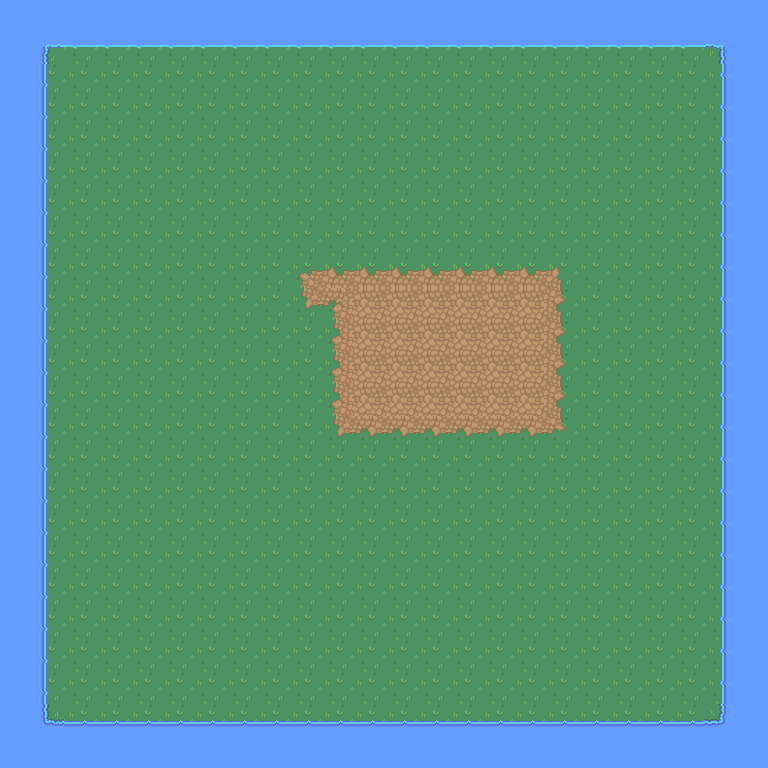

A 2D game scene composited from a Tiled map and its tileset images. What follows is a short description and the map's XML, with every tile layer's data as written:
An orthogonal 24x24 tile map with 32x32 px tiles, 2 tile layers (Tile Layer 1, Tile Layer 2).

<map version="1.10" tiledversion="1.10.2" orientation="orthogonal" renderorder="right-down" width="24" height="24" tilewidth="32" tileheight="32" infinite="0" nextlayerid="3" nextobjectid="1">
 <tileset firstgid="1" source="Nature RPG Tileset.tsx" />
 <layer id="1" name="Tile Layer 1" width="24" height="24">
  <data encoding="csv">
41,41,41,41,41,41,41,41,41,41,41,41,41,41,41,41,41,41,41,41,41,41,41,41,
41,41,41,41,41,41,41,41,41,41,41,41,41,41,41,41,41,41,41,41,41,41,41,41,
41,41,41,41,41,41,41,41,41,41,41,41,41,41,41,41,41,41,41,41,41,41,41,41,
41,41,41,41,41,41,41,41,41,41,41,41,41,41,41,41,41,41,41,41,41,41,41,41,
41,41,41,41,41,41,41,41,41,41,41,41,41,41,41,41,41,41,41,41,41,41,41,41,
41,41,41,41,41,41,41,41,41,41,41,41,41,41,41,41,41,41,41,41,41,41,41,41,
41,41,41,41,41,41,41,41,41,41,41,41,41,41,41,41,41,41,41,41,41,41,41,41,
41,41,41,41,41,41,41,41,41,41,41,41,41,41,41,41,41,41,41,41,41,41,41,41,
41,41,41,41,41,41,41,41,41,41,41,41,41,41,41,41,41,41,41,41,41,41,41,41,
41,41,41,41,41,41,41,41,41,41,41,41,41,41,41,41,41,41,41,41,41,41,41,41,
41,41,41,41,41,41,41,41,41,41,41,41,41,41,41,41,41,41,41,41,41,41,41,41,
41,41,41,41,41,41,41,41,41,41,41,41,41,41,41,41,41,41,41,41,41,41,41,41,
41,41,41,41,41,41,41,41,41,41,41,41,41,41,41,41,41,41,41,41,41,41,41,41,
41,41,41,41,41,41,41,41,41,41,41,41,41,41,41,41,41,41,41,41,41,41,41,41,
41,41,41,41,41,41,41,41,41,41,41,41,41,41,41,41,41,41,41,41,41,41,41,41,
41,41,41,41,41,41,41,41,41,41,41,41,41,41,41,41,41,41,41,41,41,41,41,41,
41,41,41,41,41,41,41,41,41,41,41,41,41,41,41,41,41,41,41,41,41,41,41,41,
41,41,41,41,41,41,41,41,41,41,41,41,41,41,41,41,41,41,41,41,41,41,41,41,
41,41,41,41,41,41,41,41,41,41,41,41,41,41,41,41,41,41,41,41,41,41,41,41,
41,41,41,41,41,41,41,41,41,41,41,41,41,41,41,41,41,41,41,41,41,41,41,41,
41,41,41,41,41,41,41,41,41,41,41,41,41,41,41,41,41,41,41,41,41,41,41,41,
41,41,41,41,41,41,41,41,41,41,41,41,41,41,41,41,41,41,41,41,41,41,41,41,
41,41,41,41,41,41,41,41,41,41,41,41,41,41,41,41,41,41,41,41,41,41,41,41,
41,41,41,41,41,41,41,41,41,41,41,41,41,41,41,41,41,41,41,41,41,41,41,41
</data>
 </layer>
 <layer id="2" name="Tile Layer 2" width="24" height="24">
  <data encoding="csv">
42,42,42,42,42,42,42,42,42,42,42,42,42,42,42,42,42,42,42,42,42,42,42,42,
42,66,172,172,172,172,172,172,172,172,172,172,172,172,172,172,172,172,172,172,172,172,68,42,
42,153,0,0,0,0,0,0,0,0,0,0,0,0,0,0,0,0,0,0,0,0,151,42,
42,153,0,0,0,0,0,0,0,0,0,0,0,0,0,0,0,0,0,0,0,0,151,42,
42,153,0,0,0,0,0,0,0,0,0,0,0,0,0,0,0,0,0,0,0,0,151,42,
42,153,0,0,0,0,0,0,0,0,0,0,0,0,0,0,0,0,0,0,0,0,151,42,
42,153,0,0,0,0,0,0,0,0,0,0,0,0,0,0,0,0,0,0,0,0,151,42,
42,153,0,0,0,0,0,0,0,0,0,0,0,0,0,0,0,0,0,0,0,0,151,42,
42,153,0,0,0,0,0,0,0,126,127,127,127,127,127,127,127,128,0,0,0,0,151,42,
42,153,0,0,0,0,0,0,0,166,130,43,43,43,43,43,43,148,0,0,0,0,151,42,
42,153,0,0,0,0,0,0,0,0,146,43,43,43,43,43,43,148,0,0,0,0,151,42,
42,153,0,0,0,0,0,0,0,0,146,43,43,43,43,43,43,148,0,0,0,0,151,42,
42,153,0,0,0,0,0,0,0,0,146,43,43,43,43,43,43,148,0,0,0,0,151,42,
42,153,0,0,0,0,0,0,0,0,166,167,167,167,167,167,167,168,0,0,0,0,151,42,
42,153,0,0,0,0,0,0,0,0,0,0,0,0,0,0,0,0,0,0,0,0,151,42,
42,153,0,0,0,0,0,0,0,0,0,0,0,0,0,0,0,0,0,0,0,0,151,42,
42,153,0,0,0,0,0,0,0,0,0,0,0,0,0,0,0,0,0,0,0,0,151,42,
42,153,0,0,0,0,0,0,0,0,0,0,0,0,0,0,0,0,0,0,0,0,151,42,
42,153,0,0,0,0,0,0,0,0,0,0,0,0,0,0,0,0,0,0,0,0,151,42,
42,153,0,0,0,0,0,0,0,0,0,0,0,0,0,0,0,0,0,0,0,0,151,42,
42,153,0,0,0,0,0,0,0,0,0,0,0,0,0,0,0,0,0,0,0,0,151,42,
42,153,0,0,0,0,0,0,0,0,0,0,0,0,0,0,0,0,0,0,0,0,151,42,
42,106,132,132,132,132,132,132,132,132,132,132,132,132,132,132,132,132,132,132,132,132,108,42,
42,42,42,42,42,42,42,42,42,42,42,42,42,42,42,42,42,42,42,42,42,42,42,42
</data>
 </layer>
</map>
